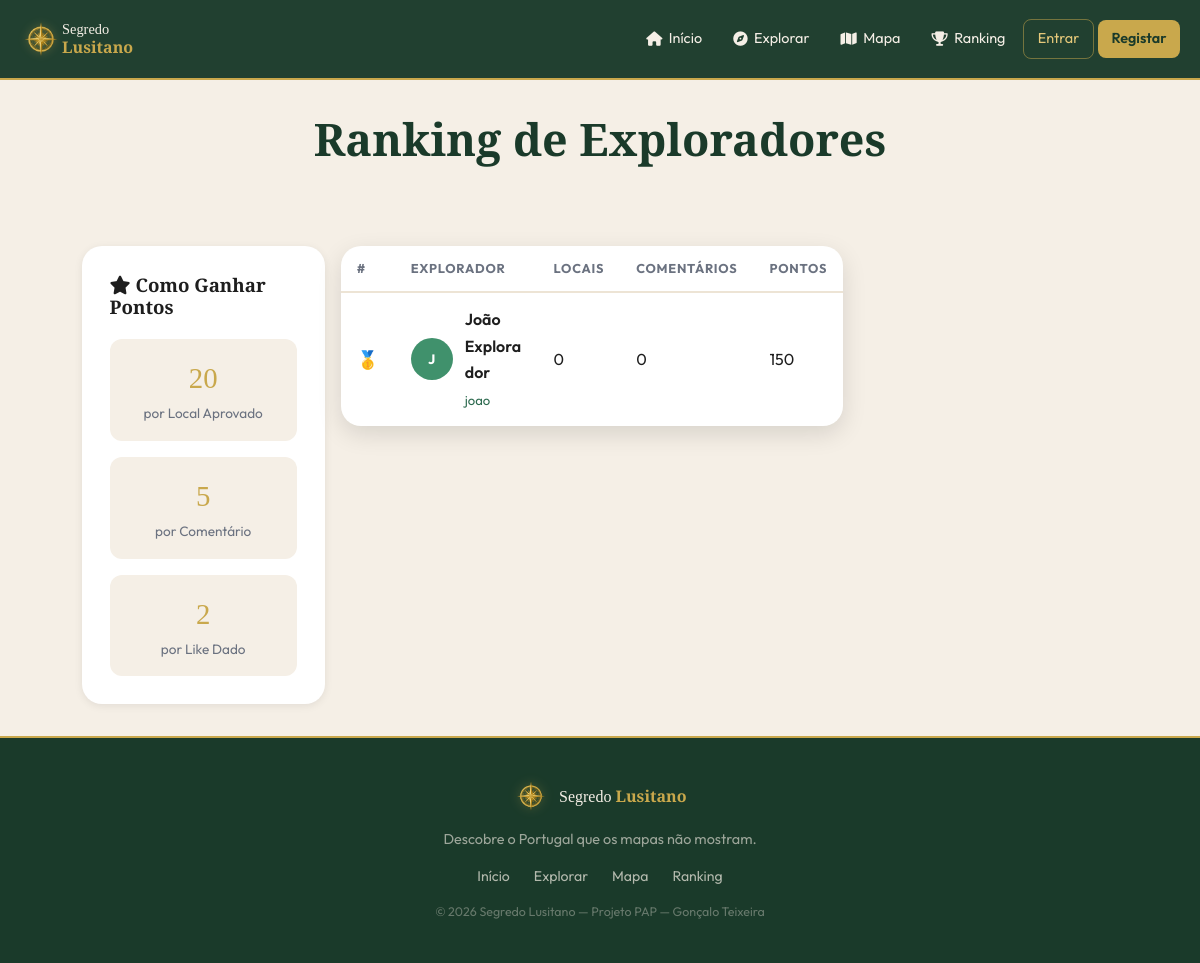
/pages/ranking.php, run on an earlier commit of the app's database.
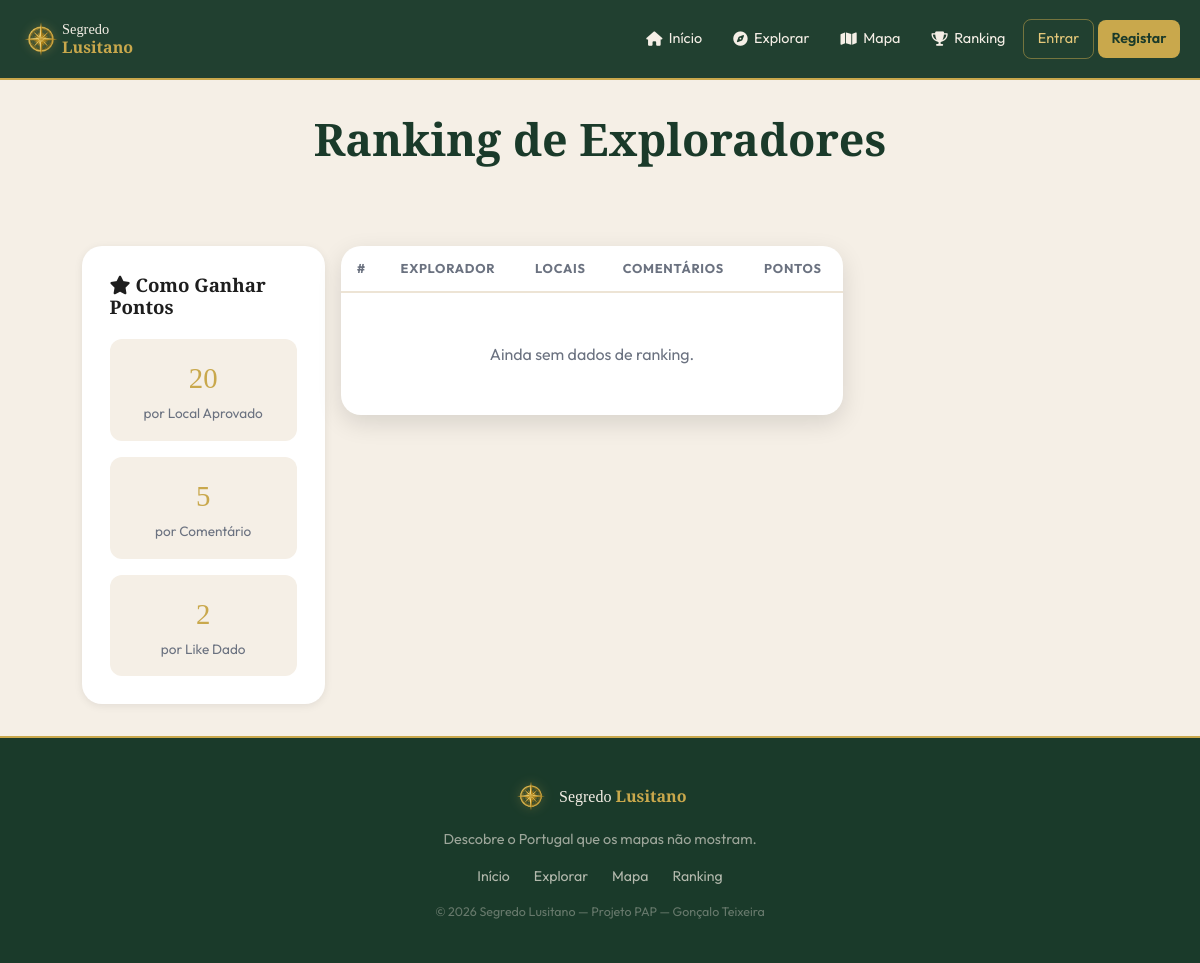
And on a later commit of the database.
### tables this page shows
CREATE TABLE utilizadores (
    id INT AUTO_INCREMENT PRIMARY KEY,
    nome VARCHAR(100) NOT NULL,
    username VARCHAR(50) NOT NULL UNIQUE,
    email VARCHAR(150) NOT NULL UNIQUE,
    password VARCHAR(255) NOT NULL,
    avatar VARCHAR(255) DEFAULT NULL,
    bio TEXT DEFAULT NULL,
    pontos INT DEFAULT 0,
    role ENUM('user','admin', '[deleted]') DEFAULT 'user',
    ativo TINYINT(1) DEFAULT 1,
    verificado TINYINT(1) DEFAULT 0,
    criado_em DATETIME DEFAULT CURRENT_TIMESTAMP
);

### includes/auth.php (called while the page is built, shortened)
<?php
require_once __DIR__ . '/config.php';
function auth_user(): ?array {
    if (!isset($_SESSION['user_id'])) return null;
    $st = db()->prepare('SELECT * FROM utilizadores WHERE id = ? AND ativo = 1');
    $st->execute([$_SESSION['user_id']]);
    $cache = $st->fetch() ?: null;
    return $cache;
}
function h(string $s): string {
    return htmlspecialchars($s, ENT_QUOTES, 'UTF-8');
}

### includes/config.php (called while the page is built, shortened)
<?php
function db(): PDO {
    static $pdo = null;
    if ($pdo === null) {
        $dsn = 'mysql:host=' . DB_HOST . ';dbname=' . DB_NAME . ';charset=utf8mb4';
        $options = [
            PDO::ATTR_ERRMODE            => PDO::ERRMODE_EXCEPTION,
            PDO::ATTR_DEFAULT_FETCH_MODE => PDO::FETCH_ASSOC,
            PDO::ATTR_EMULATE_PREPARES   => false,
        ];
        $pdo = new PDO($dsn, DB_USER, DB_PASS, $options);
    }
    return $pdo;
}

### includes/functions.php (called while the page is built, shortened)
<?php
require_once __DIR__ . '/config.php';
require_once __DIR__ . '/auth.php';
function get_ranking(int $limite = 10): array {
    $st = db()->prepare(
        'SELECT u.id, u.username, u.nome, u.avatar, u.pontos,
                (SELECT COUNT(*) FROM locais WHERE utilizador_id = u.id AND estado = "aprovado") AS total_locais,
                (SELECT COUNT(*) FROM comentarios WHERE utilizador_id = u.id) AS total_comentarios
         FROM utilizadores u WHERE u.ativo = 1 AND u.role = "user"
         ORDER BY u.pontos DESC LIMIT ?'
    );
    $st->execute([$limite]);
    return $st->fetchAll();
}

### pages/ranking.php (the view, shortened to what this page needs)
<?php
require_once dirname(__DIR__) . '/includes/functions.php';
$ranking    = get_ranking(50);
include dirname(__DIR__) . '/includes/header.php';
?>
<div class="page-content">
<section class="section">
  <div class="container" style="max-width:90%;">
    <div class="section-header">
      <h2>Ranking de Exploradores</h2>
    </div>
    <div>
      <div class="row">
        <div class="col-12 col-lg-3">
          <div style="background:var(--branco); border-radius:var(--radius-lg); padding:1.75rem; box-shadow:var(--sombra-sm); margin-top:2rem;">
            <h3 style="margin-bottom:1.25rem;"><i class="fas fa-star"></i> Como Ganhar Pontos</h3>
            <div style="display:flex; flex-direction:column; gap:1rem;">
              <div style="padding:1rem; background:var(--creme); border-radius:var(--radius); text-align:center;">
                <div style="font-size:1.8rem; color:var(--dourado); font-family:'Playfair Display',serif;"><?= PONTOS_LOCAL ?></div>
                <div style="font-size:.85rem; color:var(--texto-muted);">por Local Aprovado</div>
              </div>
              <div style="padding:1rem; background:var(--creme); border-radius:var(--radius); text-align:center;">
                <div style="font-size:1.8rem; color:var(--dourado); font-family:'Playfair Display',serif;"><?= PONTOS_COMENTARIO ?></div>
                <div style="font-size:.85rem; color:var(--texto-muted);">por Comentário</div>
              </div>
              <div style="padding:1rem; background:var(--creme); border-radius:var(--radius); text-align:center;">
                <div style="font-size:1.8rem; color:var(--dourado); font-family:'Playfair Display',serif;"><?= PONTOS_LIKE ?></div>
                <div style="font-size:.85rem; color:var(--texto-muted);">por Like Dado</div>
              </div>
            </div>
          </div>
        </div>
        <div class="col-12 col-lg-6">
          <div style="background:var(--branco); border-radius:var(--radius-lg); overflow:hidden; box-shadow:var(--sombra-md); margin-top:2rem; margin-left:auto; margin-right:auto;">
            <table class="ranking-table">
              <thead>
                <tr>
                  <th>#</th>
                  <th>Explorador</th>
                  <th>Locais</th>
                  <th>Comentários</th>
                  <th>Pontos</th>
                </tr>
              </thead>
              <tbody>
                <?php foreach ($ranking as $i => $u): ?>
                <tr>
                  <td>
                    <span class="rank-pos rank-<?= $i+1 <= 3 ? ($i+1) : '' ?>">
                      <?php if ($i === 0): ?>🥇
                      <?php elseif ($i === 1): ?>🥈
                      <?php elseif ($i === 2): ?>🥉
                      <?php else: echo ($i+1) . 'º'; ?>
                      <?php endif; ?>
                    </span>
                  </td>
                  <td>
                    <div class="rank-user">
                      <div class="rank-avatar">
                        <?php if (!empty($u['avatar'])): ?>
                          <img src="<?= SITE_URL ?>/uploads/locais/<?= h($u['avatar']) ?>" alt="<?= h($u['nome']) ?>">
                        <?php else: ?>
                          <?= mb_strtoupper(mb_substr($u['username'],0,1)) ?>
                        <?php endif; ?>
                      </div>
                      <div class="rank-user-info">
                        <div style="font-weight:600;"><?= h($u['nome']) ?></div>
                        <a href="<?= SITE_URL ?>/pages/perfil.php?id=<?= $u['id'] ?>"
                          style="color:var(--verde); font-size:.82rem;"><?= h($u['username']) ?></a>
                      </div>
                    </div>
                  </td>
                  <td><?= (int)$u['total_locais'] ?></td>
                  <td><?= (int)$u['total_comentarios'] ?></td>
                  <td><span class="rank-pontos"><?= number_format($u['pontos']) ?></span></td>
                </tr>
                <?php endforeach; ?>
                <?php if (!$ranking): ?>
                <tr><td colspan="5" style="text-align:center; color:var(--texto-muted); padding:3rem;">Ainda sem dados de ranking.</td></tr>
                <?php endif; ?>
              </tbody>
            </table>
          </div>
        </div>
        <div class="col-12 col-lg-3"></div>
      </div>
    </div>
  </div>
</section>
</div>
<?php include dirname(__DIR__) . '/includes/footer.php'; ?>

### includes/header.php (shortened to what this page needs)
<?php
require_once dirname(__DIR__) . '/includes/auth.php';
$user = auth_user();
?>
<!DOCTYPE html>
<html lang="pt">
<head>
<link rel="stylesheet" href="https://cdnjs.cloudflare.com/ajax/libs/font-awesome/6.5.0/css/all.min.css">
<link rel="stylesheet" href="https://unpkg.com/leaflet@1.9.4/dist/leaflet.css">
<link rel="stylesheet" href="<?= SITE_URL ?>/assets/css/style.css">
<link rel="stylesheet" href="<?= SITE_URL ?>/assets/css/bootstrap.min.css">
</head>
<body>
<nav class="navbar" id="navbar">
  <div class="nav-inner">
    <a href="<?= SITE_URL ?>/index.php" class="nav-logo">
      <img src="<?= SITE_URL ?>/assets/images/logo_icon.png" alt="Segredo Lusitano" class="nav-logo-img" style="height:42px;width:42px;max-height:42px;max-width:42px;object-fit:contain;display:block;">
      <span style="font-family:'Playfair Display',serif;color:var(--creme);line-height:1.2;font-size:.9rem;">Segredo<br><strong style="color:var(--dourado);font-size:1rem;">Lusitano</strong></span>
    </a>
    <ul class="nav-links" id="nav-links">
      <li><a href="<?= SITE_URL ?>/index.php"><i class="fas fa-home"></i> Início</a></li>
      <li><a href="<?= SITE_URL ?>/pages/explorar.php"><i class="fas fa-compass"></i> Explorar</a></li>
      <li><a href="<?= SITE_URL ?>/pages/mapa.php"><i class="fas fa-map"></i> Mapa</a></li>
      <li><a href="<?= SITE_URL ?>/pages/ranking.php"><i class="fas fa-trophy"></i> Ranking</a></li>
      <?php if ($user): ?>
        <li class="nav-dropdown" id="nav-user-dropdown">
          <button class="nav-avatar-btn" id="dropdown-toggle" type="button" aria-expanded="false">
            <?php if ($user['avatar']): ?>
              <img src="<?= SITE_URL ?>/uploads/locais/<?= h($user['avatar']) ?>" alt="" class="nav-avatar">
            <?php else: ?>
              <span class="nav-avatar-placeholder"><?= mb_strtoupper(mb_substr($user['username'],0,1)) ?></span>
            <?php endif; ?>
            <?= h($user['username']) ?> <i class="fas fa-chevron-down" id="dropdown-chevron"></i>
          </button>
          <ul class="dropdown-menu" id="user-dropdown-menu">
            <li><a href="<?= SITE_URL ?>/pages/perfil.php"><i class="fas fa-user"></i> O meu Perfil</a></li>
            <li><a href="<?= SITE_URL ?>/pages/local_novo.php"><i class="fas fa-plus-circle"></i> Partilhar Local</a></li>
            <?php if (is_admin()): ?>
            <li style="border-top:1px solid rgba(201,168,76,.2); margin-top:.25rem; padding-top:.25rem;">
              <a href="<?= SITE_URL ?>/admin/index.php"><i class="fas fa-shield-alt"></i> Administração</a>
            </li>
            <?php endif; ?>
            <li style="border-top:1px solid rgba(201,168,76,.2); margin-top:.25rem; padding-top:.25rem;">
              <a href="<?= SITE_URL ?>/pages/logout.php"><i class="fas fa-sign-out-alt"></i> Sair</a>
            </li>
          </ul>
        </li>
      <?php else: ?>
        <li><a href="<?= SITE_URL ?>/pages/login.php" class="btn-nav-login">Entrar</a></li>
        <li><a href="<?= SITE_URL ?>/pages/registo.php" class="btn-nav-register">Registar</a></li>
      <?php endif; ?>
    </ul>
  </div>
</nav>

### includes/footer.php (shortened to what this page needs)
<footer class="site-footer">
  <div class="footer-inner">
    <div class="footer-brand">
      <img src="<?= SITE_URL ?>/assets/images/logo_icon.png" alt="Segredo Lusitano" style="height:36px;width:36px;object-fit:contain;filter:drop-shadow(0 0 6px rgba(201,168,76,.4));">
      <span style="font-family:'Playfair Display',serif;color:var(--creme);font-size:1rem;">Segredo <strong style="color:var(--dourado);">Lusitano</strong></span>
    </div>
    <p class="footer-tagline">Descobre o Portugal que os mapas não mostram.</p>
    <nav class="footer-links">
      <a href="<?= SITE_URL ?>/index.php">Início</a>
      <a href="<?= SITE_URL ?>/pages/explorar.php">Explorar</a>
      <a href="<?= SITE_URL ?>/pages/mapa.php">Mapa</a>
      <a href="<?= SITE_URL ?>/pages/ranking.php">Ranking</a>
    </nav>
    <p class="footer-copy">&copy; <?= date('Y') ?> Segredo Lusitano &mdash; Projeto PAP &mdash; Gonçalo Teixeira</p>
  </div>
</footer>
</body>
</html>

What changed in the data, as far as the page shows it:
removed utilizadores: username "J", nome "João Explorador", username "joao", total_locais "0", total_comentarios "0", pontos "150"
Also different on the page:
text now shown: "Ainda sem dados de ranking."
